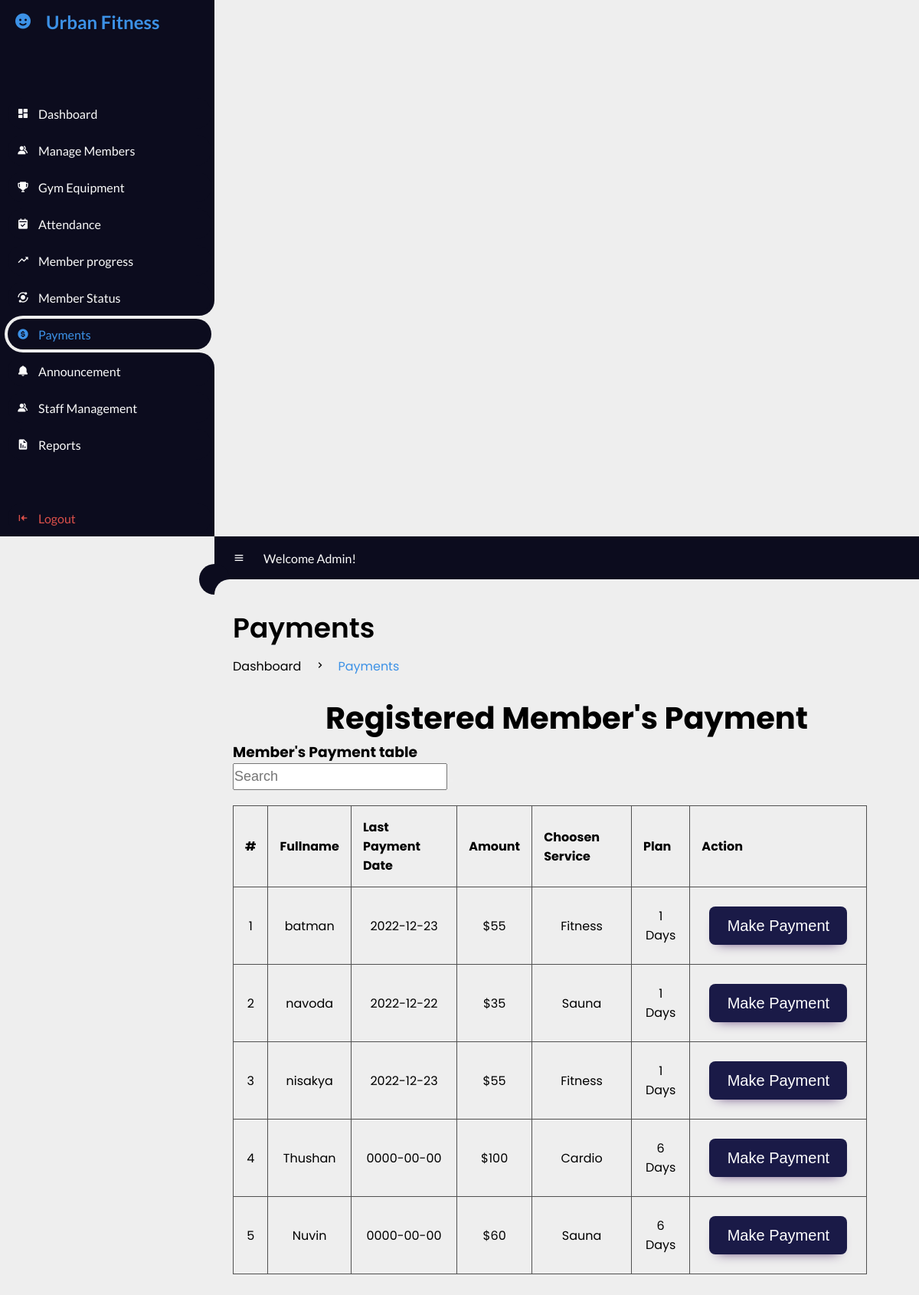
The page /UrbanFitness/1Admin/paymentmbSearch.php (signed in) on the database its author committed.
### tables this page shows
CREATE TABLE `members` (
  `user_id` int(11) NOT NULL,
  `fullname` varchar(20) NOT NULL,
  `email` varchar(20) NOT NULL,
  `password` varchar(100) NOT NULL,
  `gender` varchar(20) NOT NULL,
  `dor` date NOT NULL,
  `services` varchar(50) NOT NULL,
  `amount` int(100) NOT NULL,
  `paid_date` date NOT NULL,
  `p_year` int(11) NOT NULL,
  `plan` varchar(100) NOT NULL,
  `address` varchar(20) NOT NULL,
  `contact` varchar(100) NOT NULL,
  `status` varchar(20) NOT NULL DEFAULT 'Active',
  `attendance_count` int(100) NOT NULL,
  `ini_weight` int(100) NOT NULL DEFAULT 0,
  `curr_weight` int(100) NOT NULL DEFAULT 0,
  `ini_bodytype` varchar(50) NOT NULL,
  `curr_bodytype` varchar(50) NOT NULL,
  `progress_date` date NOT NULL,
  `reminder` int(11) NOT NULL DEFAULT 0
);

### UrbanFitness/1Admin/paymentmbSearch.php (the view, shortened to what this page needs)
<!DOCTYPE html>
<html lang="en">
<head>
    <link href='https://unpkg.com/boxicons@2.0.9/css/boxicons.min.css' rel='stylesheet'>
    <link rel="stylesheet" href="css/paymentmb.css">
</head>
<body>
    <section id="sidebar">
        <a href="#" class="brand">
            <i class='bx bxs-smile'></i>
            <span class="text">Urban Fitness</span>
        </a>
        <ul class="side-menu top">
            <li>
                <a href="index.php">
                    <i class='bx bxs-dashboard'></i>
                    <span class="text">Dashboard</span>
                </a>
            </li>
            <li>
                <a href="managemb.php">
                    <i class='bx bxs-group'></i>
                    <span class="text">Manage Members</span>
                </a>
            </li>
            <li>
                <a href="managegym.php">
                    <i class='bx bxs-trophy'></i>
                    <span class="text">Gym Equipment</span>
                </a>
            </li>
            <li>
                <a href="attendance.php">
                    <i class='bx bxs-calendar-check'></i>
                    <span class="text">Attendance</span>
                </a>
            </li>
            <li>
                <a href="progressmb.php">
                    <i class='bx bx-trending-up'></i>
                    <span class="text">Member progress</span>
                </a>
            </li>
            <li>
                <a href="statusmb.php">
                    <i class='bx bxs-analyse'></i>
                    <span class="text">Member Status</span>
                </a>
            </li>
            <li class="active">
                <a href="paymentmb.php">
                    <i class='bx bxs-dollar-circle'></i>
                    <span class="text">Payments</span>
                </a>
            </li>
            <li>
                <a href="announcement.php">
                    <i class='bx bxs-bell'></i>
                    <span class="text">Announcement</span>
                </a>
            </li>
            <li>
                <a href="managestaff.php">
                    <i class='bx bxs-group'></i>
                    <span class="text">Staff Management</span>
                </a>
            </li>
            <li>
                <a href="report.php">
                    <i class='bx bxs-report'></i>
                    <span class="text">Reports</span>
                </a>
            </li>
        </ul>
        <ul class="side-menu">
            <li>
                <a href="../logout.php" class="logout">
                    <i class='bx bxs-arrow-to-left'></i>
                    <span class="text">Logout</span>
                </a>
            </li>
        </ul>
    </section>
    <section id="content">
        <nav>
            <i class='bx bx-menu'></i>
            <a class="nav-link">Welcome Admin!</a>
        </nav>
        <main>
            <div class="head-title">
                <div class="left">
                    <h1>Payments</h1>
                    <ul class="breadcrumb">
                        <li>
                            <a href="#">Dashboard</a>
                        </li>
                        <li><i class='bx bx-chevron-right'></i></li>
                        <li>
                            <a class="active" href="paymentmb.php">Payments</a>
                        </li>
                    </ul>
                </div>
            </div>
            <div id="content2">
                <div id="content2-header">
                    <br>
                    <h1 class="text-center" style="text-align:center;font-size: 40px;">Registered Member's Payment <i class="fas fa-group"></i></h1>
                </div>
                <div class="container-fluid">
                    <div class="row-fluid">
                        <div class="span12">
                            <div class='widget-box'>
                                <div class='widget-title'> <span class='icon'> <i class='fas fa-th'></i> </span>
                                    <h3>Member's Payment table</h3>
                                    <form id="custom-search-form" role="search" method="POST" action="paymentmbSearch.php" class="form-search form-horizontal pull-right">
                                        <div class="input-append span12">
                                            <input type="text" class="search-query" style="width:280px; height:35px; font-size:18px" placeholder="Search" name="search" required>
                                            <button type="submit" class="btn"><i class="fas fa-search"></i></button>
                                        </div>
                                    </form>
                                </div>
                                <div class='widget-content nopadding'>
                                    <?php
                                    include "dbcon.php";
                                    $search = $_POST['search'];
                                    $qry = "select * from members where fullname like '%$search%' or email like '%$search%'";
                                    $cnt = 1;
                                    $result = mysqli_query($conn, $qry);
                                    if (mysqli_num_rows($result) == 0) {
                                        echo "<div class='error_ex'>
            <h1>403</h1>
            <h3>Opps, Results Not Found!!</h3>
            <p>It seems like there's no such record available in our database.</p>
            <a class='btn btn-danger btn-big'  href='payment.php'>Go Back</a> </div>'";
                                    } else {
                                        echo "<table class='table table-bordered table-hover'>
        <thead>
          <tr>
            <th>#</th>
            <th>Fullname</th>
            <th>Last Payment Date</th>
            <th>Amount</th>
            <th>Choosen Service</th>
            <th>Plan</th>
            <th>Action</th>
          </tr>
        </thead>";
                                        while ($row = mysqli_fetch_array($result)) {
                                            echo "<tbody>
                <td><div class='text-center'>" . $cnt . "</div></td>
                <td><div class='text-center'>" . $row['fullname'] . "</div></td>
                <td><div class='text-center'>" . $row['paid_date'] . "</div></td>
                <td><div class='text-center'>$" . $row['amount'] . "</div></td>
                <td><div class='text-center'>" . $row['services'] . "</div></td>
                <td><div class='text-center'>" . $row['plan'] . " Days</div></td>
                <td><div class='text-center'><a href='makePayment.php?id=" . $row['user_id'] . "'><button class='btn btn-success btn'><i class='fas fa-dollar-sign'></i> Make Payment</button></a></div></td>
              </tbody>";
                                            $cnt++;
                                        }
                                    }
                                    ?>
                                    </table>
                                </div>
                            </div>
                        </div>
                    </div>
                </div>
            </div>
        </main>
    </section>
</body>
</html>

### UrbanFitness/1Admin/css/paymentmb.css (style rules this page uses)
* { margin: 0; padding: 0; box-sizing: border-box; }
a { text-decoration: none; }
li { list-style: none; }
:root { --poppins: 'Poppins', sans-serif; --lato: 'Lato', sans-serif; --light: #0C0C1E; --blue: #3C91E6; --light-blue: #CFE8FF; --grey: #060714; --dark-grey: #AAAAAA; --dark: #FBFBFB; --red: #DB504A; --yellow: #FFCE26; --light-yellow: #FFF2C6; --orange: #FD7238; --light-orange: #FFE0D3; --light-green: hsl(160, 67%, 74%); }
html { overflow-x: hidden; }
body { background: #eee; overflow-x: hidden; }
#sidebar { position: sticky; top: 0; left: 0; width: 280px; height: 100%; background: var(--light); z-index: 2000; font-family: var(--lato); transition: .3s ease; overflow-x: hidden; scrollbar-width: none; }
#sidebar .brand { font-size: 24px; font-weight: 700; height: 56px; display: flex; align-items: center; color: var(--blue); position: sticky; top: 0; left: 0; background: var(--light); z-index: 500; padding-bottom: 20px; box-sizing: content-box; }
#sidebar .brand .bx { min-width: 60px; display: flex; justify-content: center; }
#sidebar .side-menu { width: 100%; margin-top: 48px; }
#sidebar .side-menu li { height: 48px; background: transparent; margin-left: 6px; border-radius: 48px 0 0 48px; padding: 4px; }
#sidebar .side-menu li.active { background: #eee; position: relative; }
#sidebar .side-menu li.active::before { content: ''; position: absolute; width: 40px; height: 40px; border-radius: 50%; top: -40px; right: 0; box-shadow: 20px 20px 0 #eee; z-index: -1; }
#sidebar .side-menu li.active::after { content: ''; position: absolute; width: 40px; height: 40px; border-radius: 50%; bottom: -40px; right: 0; box-shadow: 20px -20px 0 #eee; z-index: -1; }
#sidebar .side-menu li a { width: 100%; height: 100%; background: var(--light); display: flex; align-items: center; border-radius: 48px; font-size: 16px; color: var(--dark); white-space: nowrap; overflow-x: hidden; }
#sidebar .side-menu.top li.active a { color: var(--blue); }
#sidebar .side-menu li a.logout { color: var(--red); }
#sidebar .side-menu li a .bx { min-width: calc(60px - ((4px + 6px) * 2)); display: flex; justify-content: center; }
#content { position: sticky; width: calc(100% - 280px); left: 280px; transition: .3s ease; }
#content nav { height: 56px; background: var(--light); padding: 0 24px; display: flex; align-items: center; grid-gap: 24px; font-family: var(--lato); position: sticky; top: 0; left: 0; z-index: 1000; }
#content nav::before { content: ''; position: absolute; width: 40px; height: 40px; bottom: -40px; left: 0; border-radius: 50%; box-shadow: -20px -20px 0 var(--light); }
#content nav a { color: var(--dark); }
#content nav .bx.bx-menu { cursor: pointer; color: var(--dark); }
#content nav .nav-link { font-size: 16px; transition: .3s ease; }
#content main { width: 100%; padding: 36px 24px; font-family: var(--poppins); max-height: calc(100vh - 56px); overflow-y: auto; }
#content main .head-title { display: flex; align-items: center; justify-content: space-between; grid-gap: 16px; flex-wrap: wrap; }
#content main .head-title .left h1 { font-size: 36px; font-weight: 600; margin-bottom: 10px; color: black; }
#content main .head-title .left .breadcrumb { display: flex; align-items: center; grid-gap: 16px; }
#content main .head-title .left .breadcrumb li { color: black; }
#content main .head-title .left .breadcrumb li a { color: black; pointer-events: none; }
#content main .head-title .left .breadcrumb li a.active { color: var(--blue); pointer-events: unset; }

### UrbanFitness/1Admin/paymentmbSearch.php (style rules this page uses)
table { border-collapse: collapse; width: 95%; margin-top:20px; }
th, td { padding: 15px; text-align: center; border: 1px solid #505050; }
th { text-align: left; }
.btn-success { border: none; padding: 10px; border-radius: 8px; width: 180px; height: 50px; background: #1a1a47; color: #fff; font-size: 20px; -webkit-box-shadow: 0px 9px 15px -11px rgba(88, 54, 114, 1); -moz-box-shadow: 0px 9px 15px -11px rgba(88, 54, 114, 1); box-shadow: 0px 9px 15px -11px rgba(88, 54, 114, 1); margin:10px; }

### rows shown on the page
members: fullname "batman", paid_date "2022-12-23", amount "55", services "Fitness", plan "1"
members: fullname "navoda", paid_date "2022-12-22", amount "35", services "Sauna", plan "1"
members: fullname "nisakya", paid_date "2022-12-23", amount "55", services "Fitness", plan "1"
members: fullname "Thushan", paid_date "0000-00-00", amount "100", services "Cardio", plan "6"
members: fullname "Nuvin", paid_date "0000-00-00", amount "60", services "Sauna", plan "6"
